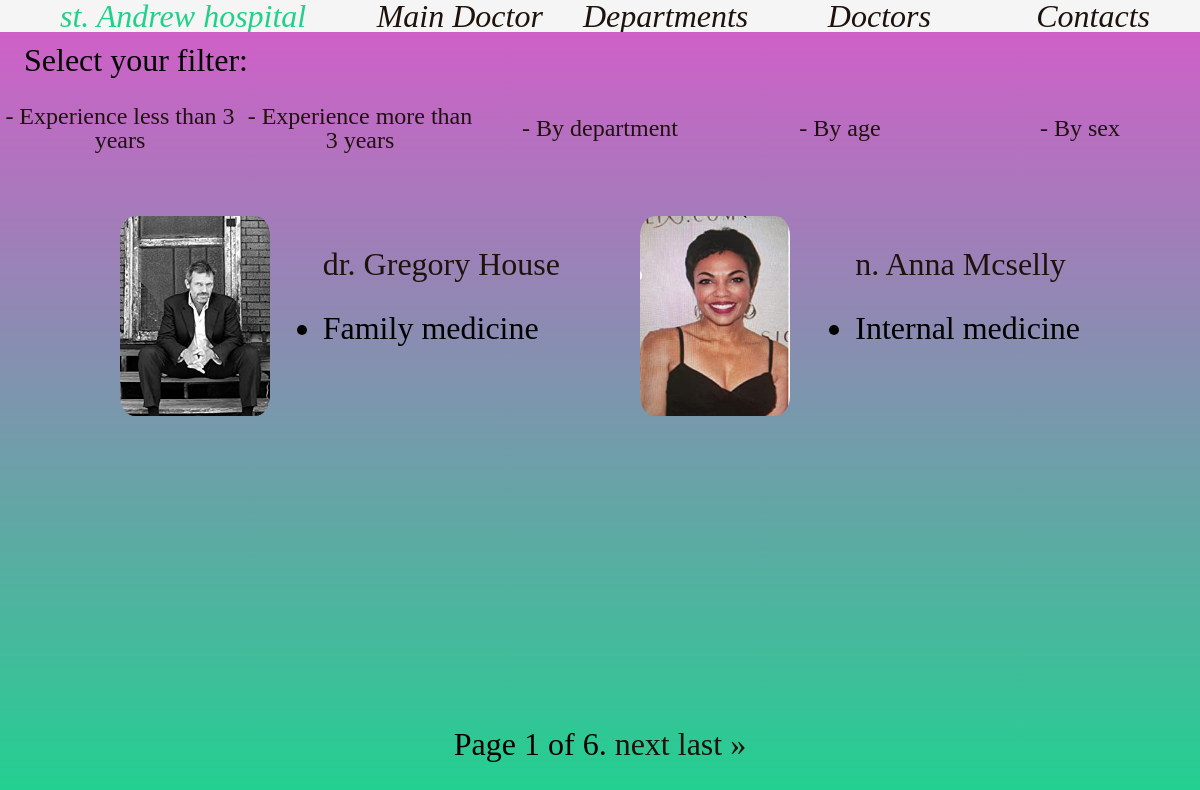
Page /doctors on the committed database.
### new_hospital/models.py (models this page shows, shortened)
class Hospital(models.Model):
    doctor = models.ForeignKey('Doctor', on_delete=models.CASCADE)
    hospital_department = models.ManyToManyField('Medical_speciality')
    cabinet = models.TextField(max_length=5, default=111)
    description = models.CharField(max_length=100, blank=True,
                                   help_text='Information about doctor')

class Doctor(models.Model):
    slug = models.SlugField(unique=True, db_index=True, max_length=255, verbose_name="URL")
    first_name = models.CharField(max_length=50, blank=False)
    last_name = models.CharField(max_length=50, blank=False)
    rang = models.CharField(choices=Profession.choices, max_length=50, default='intern')
    sex = models.CharField(choices=Sex_type, blank=False, max_length=20)
    date_of_birth = models.DateField(blank=False)
    email = models.EmailField(default='123@clinic.com')
    education = models.ManyToManyField('Medical_speciality')
    experience = models.IntegerField(default=0, blank=False)
    photo = models.ImageField(upload_to='static/img', blank=True)
    def get_absolute_url(self):
        return reverse("doctor details", args=[self.slug])

class Medical_speciality(models.Model):
    List_specialties_choices = [
        ('Allergy and immunology', 'Allergy and immunology'),
        ('Anesthesiology', 'Anesthesiology'),
        ('Dermatology', 'Dermatology'),
        ('Diagnostic radiology', 'Diagnostic radiology'),
        ('Emergency medicine', 'Emergency medicine'),
        ('Family medicine', 'Family medicine'),
        ('Internal medicine', 'Internal medicine'),
        ('Medical genetics', 'Medical genetics'),
        ('Neurology', 'Neurology'),
        ('Nuclear medicine', 'Nuclear medicine'),
        ('Obstetrics and gynecology', 'Obstetrics and gynecology'),
        ('Ophthalmology', 'Ophthalmology'),
        ('Pathology', 'Pathology'),
        ('Pediatrics', 'Pediatrics'),
        ('Preventive medicine', 'Preventive medicine'),
        ('Psychiatry', 'Psychiatry'),
        ('Radiation oncology', 'Radiation oncology'),
        ('Surgery', 'Surgery'),
        ('Urology', 'Urology'), ]
    slug = models.SlugField(unique=True, db_index=True, max_length=255, verbose_name="URL")
    speciality = models.CharField(choices=List_specialties_choices, blank=False, max_length=50)
    def __str__(self):
        return self.speciality

### new_hospital/views.py (the view)
# urls.py: path('doctors', views.all_doctors),
def all_doctors(request):
    queryset = Hospital.objects.all()
    paginator = Paginator(queryset, 2)
    page_number = request.GET.get('page')
    page_obj = paginator.get_page(page_number)
    context = {
        'title': 'Doctors',
        'object': page_obj,
    }
    return render(request, 'doctors.html', context)

### templates/doctors.html (shortened to what this page needs)
{% extends 'base_clinic.html' %}
{% block content %}
    <div class="Sorter">Select your filter:</div>
    <div class="Sort_menu">
        <div  class="HS_box"><a class="link_undecor" href="http://127.0.0.1:8000/doctors/by_exp_less_3"> - Experience less than 3 years</a></div>
        <div class="HS_box"><a class="link_undecor" href="http://127.0.0.1:8000/doctors/by_exp_more_3"> - Experience more than 3 years</a></div>
        <div class="HS_box"><a class="link_undecor" href="http://127.0.0.1:8000/doctors/by_department"> - By department</a></div>
        <div class="HS_box"><a class="link_undecor" href="http://127.0.0.1:8000/doctors/by_age"> - By age</a></div>
        <div class="HS_box"><a class="link_undecor" href="http://127.0.0.1:8000/doctors/by_sex"> - By sex</a></div>
    </div>
    <div class="block_doc">
        {% for dc in object %}
            <div class="doc_info">
                <img class="Photo_id" src="{{ dc.doctor.photo }}">
                <ul>
                    <br>
                    <li>
                        <p style="font-family: 'Bebas Neue'; font-size: xx-large"><a class="link_undecor"
                                                                                     href="{{ dc.doctor.get_absolute_url }}"> {{ dc.doctor.rang }} {{ dc.doctor.first_name }} {{ dc.doctor.last_name }}</a>
                        </p>
                        <br>
                        {% for doc in dc.hospital_department.all %}
                            <li type="disc">
                                <p style="font-family: 'Bebas Neue'; font-size: xx-large">{{ doc }} </p>
                            </li>
                        {% endfor %}
                    </li>
                </ul>
            </div>
        {% endfor %}
    </div>
    <div class="pagination">
    <span>
        <span class="current">
            Page {{ object.number }} of {{ object.paginator.num_pages }}.
        </span>
        {% if object.has_next %}
            <a class="link_undecor" href="?page={{ object.next_page_number }}">next</a>
            <a class="link_undecor" href="?page={{ object.paginator.num_pages }}">last &raquo;</a>
        {% endif %}
    </span>
    </div>
{% endblock %}

### static/css/base.css (style rules this page uses)
.HS_box { position: sticky; display: flex; width: 25%; height: 100%; justify-content: space-evenly; text-align: center; align-items: center; }
.link_undecor { text-decoration: none; color: #1e130c; }

### static/css/pagination.css (style rules this page uses)
.pagination { width: 800px; position: fixed; bottom: 5%; display: flex; justify-content: center; justify-self: center; color: black; font-family: "Bebas Neue"; font-size: xx-large; }
.doc_info { width: 440px; display: flex; justify-content: space-between; color: black; font-family: "Bebas Neue"; font-size: xx-large; }
.block_doc { padding-top: 3%; position: relative; width: 80%; height: 80%; display: flex; justify-content: space-between; flex-direction: row; }
.Photo_id { width: 150px; height: 200px; border-radius: 10%; }
.Sort_menu { height: 10%; width: 100%; display: flex; justify-content: space-around; color: black; font-family: "Bebas Neue"; font-size: x-large; }
.Sorter { height: 4%; width: 100%; display: flex; justify-content: start; color: black; font-family: "Bebas Neue"; font-size: Xx-large; padding-left: 2% ; }

### static/css/menu_bar.css (style rules this page uses)
* { padding: 0; margin: 0; box-sizing: border-box; }

### rows in the picture
Hospital: doctor.photo (picture), doctor.rang "dr.", doctor.first_name "Gregory", doctor.last_name "House"
Medical_speciality: speciality "Family medicine"
Hospital: doctor.photo (picture), doctor.rang "n.", doctor.first_name "Anna", doctor.last_name "Mcselly"
Medical_speciality: speciality "Internal medicine"

### other values in the picture
{{ object.number }} "1"
{{ object.paginator.num_pages }} "6"
